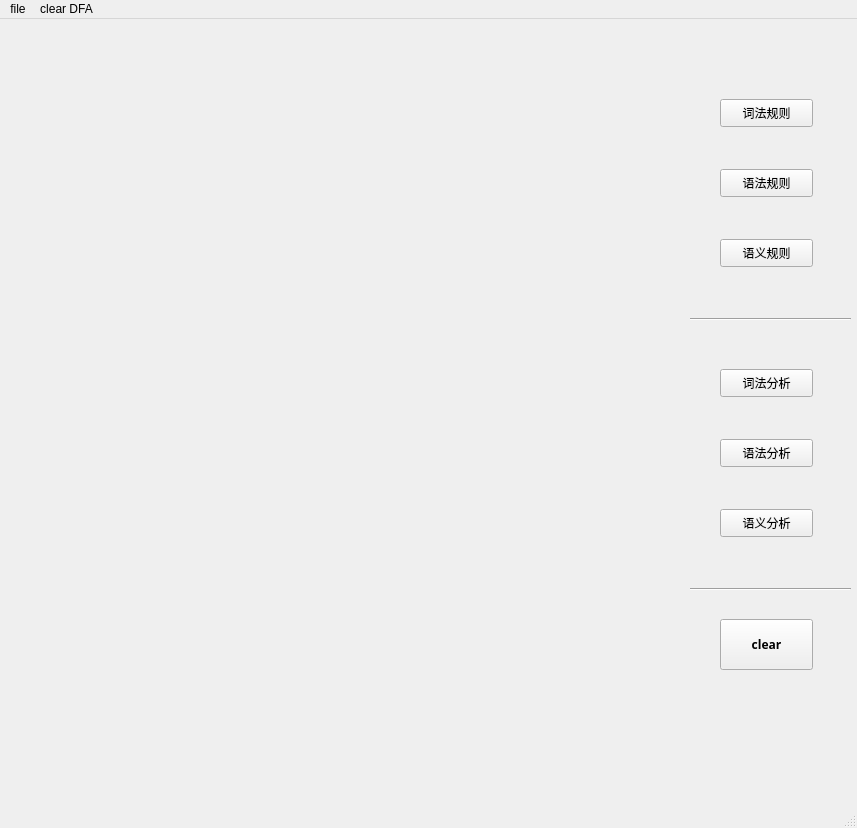
<?xml version="1.0" encoding="UTF-8"?>
<ui version="4.0">
 <class>MainWindow</class>
 <widget class="QMainWindow" name="MainWindow">
  <property name="geometry">
   <rect>
    <x>0</x>
    <y>0</y>
    <width>857</width>
    <height>828</height>
   </rect>
  </property>
  <property name="windowTitle">
   <string>MainWindow</string>
  </property>
  <widget class="QWidget" name="centralwidget">
   <widget class="QPushButton" name="cf_btn">
    <property name="geometry">
     <rect>
      <x>720</x>
      <y>350</y>
      <width>93</width>
      <height>28</height>
     </rect>
    </property>
    <property name="text">
     <string>词法分析</string>
    </property>
   </widget>
   <widget class="Line" name="line">
    <property name="geometry">
     <rect>
      <x>690</x>
      <y>290</y>
      <width>161</width>
      <height>20</height>
     </rect>
    </property>
    <property name="orientation">
     <enum>Qt::Horizontal</enum>
    </property>
   </widget>
   <widget class="QPushButton" name="lexical_rule_btn">
    <property name="geometry">
     <rect>
      <x>720</x>
      <y>80</y>
      <width>93</width>
      <height>28</height>
     </rect>
    </property>
    <property name="text">
     <string>词法规则</string>
    </property>
   </widget>
   <widget class="QPushButton" name="grammar_rules_btn">
    <property name="geometry">
     <rect>
      <x>720</x>
      <y>150</y>
      <width>93</width>
      <height>28</height>
     </rect>
    </property>
    <property name="text">
     <string>语法规则</string>
    </property>
   </widget>
   <widget class="QPushButton" name="yf_btn">
    <property name="geometry">
     <rect>
      <x>720</x>
      <y>420</y>
      <width>93</width>
      <height>28</height>
     </rect>
    </property>
    <property name="text">
     <string>语法分析</string>
    </property>
   </widget>
   <widget class="QPushButton" name="clear_btn">
    <property name="geometry">
     <rect>
      <x>720</x>
      <y>600</y>
      <width>93</width>
      <height>51</height>
     </rect>
    </property>
    <property name="font">
     <font>
      <family>Berlin Sans FB Demi</family>
      <weight>75</weight>
      <bold>true</bold>
     </font>
    </property>
    <property name="text">
     <string>clear</string>
    </property>
   </widget>
   <widget class="Line" name="line_2">
    <property name="geometry">
     <rect>
      <x>690</x>
      <y>560</y>
      <width>161</width>
      <height>20</height>
     </rect>
    </property>
    <property name="orientation">
     <enum>Qt::Horizontal</enum>
    </property>
   </widget>
   <widget class="QPushButton" name="yy_btn">
    <property name="geometry">
     <rect>
      <x>720</x>
      <y>490</y>
      <width>93</width>
      <height>28</height>
     </rect>
    </property>
    <property name="text">
     <string>语义分析</string>
    </property>
   </widget>
   <widget class="QPushButton" name="pushButton">
    <property name="geometry">
     <rect>
      <x>720</x>
      <y>220</y>
      <width>93</width>
      <height>28</height>
     </rect>
    </property>
    <property name="text">
     <string>语义规则</string>
    </property>
   </widget>
  </widget>
  <widget class="QMenuBar" name="menubar">
   <property name="geometry">
    <rect>
     <x>0</x>
     <y>0</y>
     <width>857</width>
     <height>26</height>
    </rect>
   </property>
   <widget class="QMenu" name="menufile">
    <property name="title">
     <string>file</string>
    </property>
    <property name="icon">
     <iconset>
      <normaloff>icons/wenjian.png</normaloff>icons/wenjian.png</iconset>
    </property>
    <addaction name="open_btn"/>
    <addaction name="actionread_dfa"/>
   </widget>
   <widget class="QMenu" name="menuclear_DFA">
    <property name="title">
     <string>clear DFA</string>
    </property>
    <addaction name="actionclear"/>
   </widget>
   <addaction name="menufile"/>
   <addaction name="menuclear_DFA"/>
  </widget>
  <widget class="QStatusBar" name="statusbar"/>
  <action name="open_btn">
   <property name="text">
    <string>open...</string>
   </property>
  </action>
  <action name="actionread_dfa">
   <property name="text">
    <string>read dfa</string>
   </property>
  </action>
  <action name="actionclear">
   <property name="text">
    <string>clear</string>
   </property>
  </action>
 </widget>
 <resources/>
 <connections>
  <connection>
   <sender>cf_btn</sender>
   <signal>clicked()</signal>
   <receiver>MainWindow</receiver>
   <slot>cf_analyze()</slot>
   <hints>
    <hint type="sourcelabel">
     <x>768</x>
     <y>383</y>
    </hint>
    <hint type="destinationlabel">
     <x>756</x>
     <y>397</y>
    </hint>
   </hints>
  </connection>
  <connection>
   <sender>lexical_rule_btn</sender>
   <signal>clicked()</signal>
   <receiver>MainWindow</receiver>
   <slot>dfa_trans()</slot>
   <hints>
    <hint type="sourcelabel">
     <x>784</x>
     <y>127</y>
    </hint>
    <hint type="destinationlabel">
     <x>751</x>
     <y>69</y>
    </hint>
   </hints>
  </connection>
  <connection>
   <sender>clear_btn</sender>
   <signal>clicked()</signal>
   <receiver>MainWindow</receiver>
   <slot>clear_editor()</slot>
   <hints>
    <hint type="sourcelabel">
     <x>751</x>
     <y>646</y>
    </hint>
    <hint type="destinationlabel">
     <x>672</x>
     <y>640</y>
    </hint>
   </hints>
  </connection>
  <connection>
   <sender>grammar_rules_btn</sender>
   <signal>clicked()</signal>
   <receiver>MainWindow</receiver>
   <slot>grammar()</slot>
   <hints>
    <hint type="sourcelabel">
     <x>729</x>
     <y>203</y>
    </hint>
    <hint type="destinationlabel">
     <x>644</x>
     <y>200</y>
    </hint>
   </hints>
  </connection>
  <connection>
   <sender>yf_btn</sender>
   <signal>clicked()</signal>
   <receiver>MainWindow</receiver>
   <slot>grammar_analyze()</slot>
   <hints>
    <hint type="sourcelabel">
     <x>741</x>
     <y>473</y>
    </hint>
    <hint type="destinationlabel">
     <x>630</x>
     <y>432</y>
    </hint>
   </hints>
  </connection>
  <connection>
   <sender>yy_btn</sender>
   <signal>clicked()</signal>
   <receiver>MainWindow</receiver>
   <slot>semantic_analyze()</slot>
   <hints>
    <hint type="sourcelabel">
     <x>725</x>
     <y>532</y>
    </hint>
    <hint type="destinationlabel">
     <x>601</x>
     <y>524</y>
    </hint>
   </hints>
  </connection>
  <connection>
   <sender>pushButton</sender>
   <signal>clicked()</signal>
   <receiver>MainWindow</receiver>
   <slot>semantic()</slot>
   <hints>
    <hint type="sourcelabel">
     <x>746</x>
     <y>260</y>
    </hint>
    <hint type="destinationlabel">
     <x>630</x>
     <y>255</y>
    </hint>
   </hints>
  </connection>
 </connections>
 <slots>
  <slot>cf_analyze()</slot>
  <slot>dfa_trans()</slot>
  <slot>clear_editor()</slot>
  <slot>grammar()</slot>
  <slot>grammar_analyze()</slot>
  <slot>semantic_analyze()</slot>
  <slot>semantic()</slot>
 </slots>
</ui>
